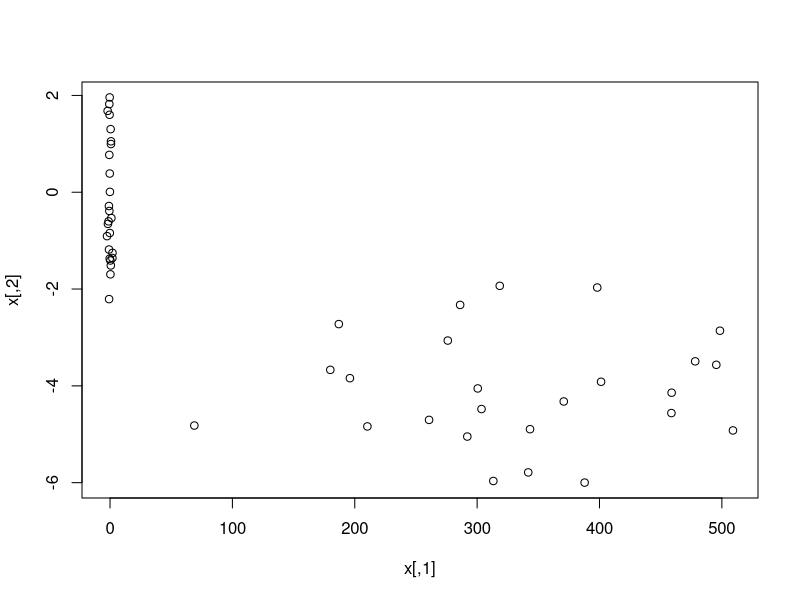
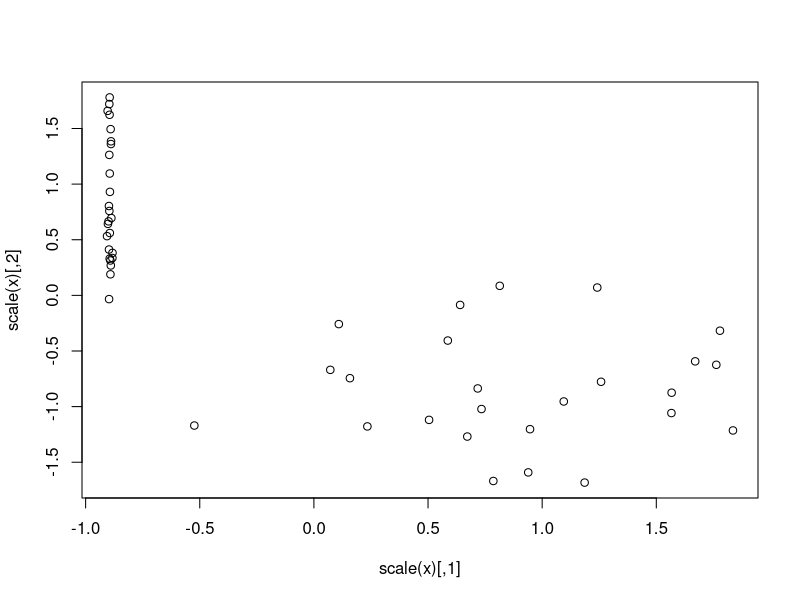

Recreate these plots in R, in order. (Note: this script raises an error after producing the figures.)
## ---- chunk 1
knitr::opts_chunk$set(echo = TRUE)
Sys.setenv(language = "en")
library(tidyverse)
## ---- chunk 2
set.seed(2)
x=matrix(rnorm (50*2) , ncol =2)
x[1:25 ,1]=(x[1:25 ,1]+3) * 100
x[1:25 ,2]=x[1:25 ,2] -4

km.out1 = kmeans(x,3, nstart =20)
km.out2 = kmeans(scale(x),3, nstart =20)

plot(x)
plot(scale(x))


plot(x, col = (km.out$cluster) , main="K-Means Clustering
Results with K=3", xlab ="", ylab="", pch =20, cex =2)




